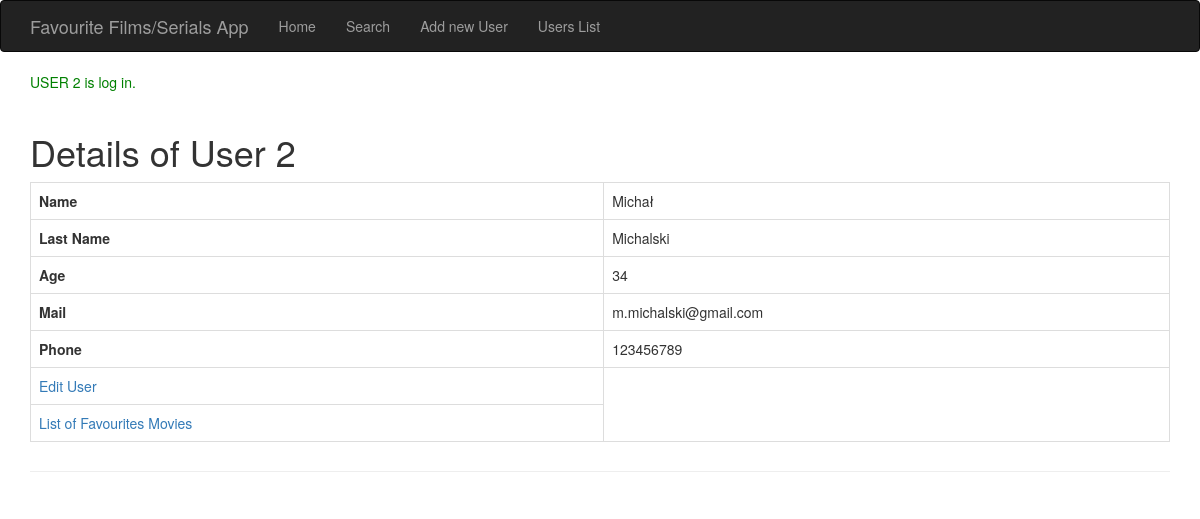
Before: /userdetails?id=2 with the older database file.
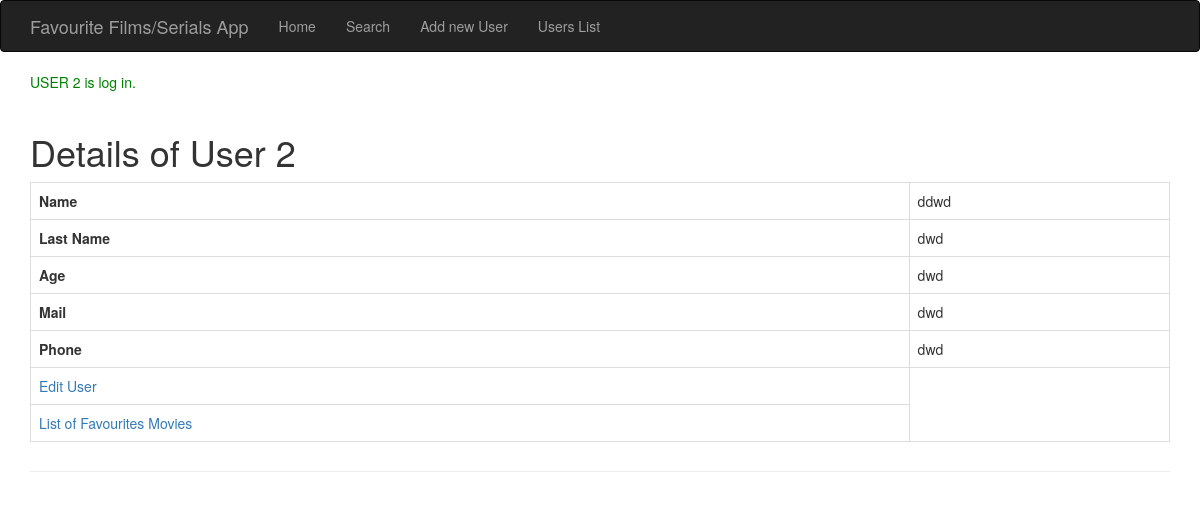
After: the same page with the newer database file.
### models.py (models this page shows, shortened)
class User(db.Model):
    id = db.Column(db.Integer, primary_key=True)
    name = db.Column(db.String)
    last_name = db.Column(db.String)
    age = db.Column(db.String)
    mail = db.Column(db.String)
    phone = db.Column(db.Integer)

### app.py (the view)
@app.route('/userdetails', methods=['GET'])
def show_user_details():
    user_id = request.args.get('id')
    session['user_id'] = user_id
    user_details = db.session.query(models.User).filter_by(id=user_id).first()
    flash(f'USER {user_id} is log in.')
    return render_template('userDetails.html',  user_details=user_details)

### templates/userDetails.html (shortened to what this page needs)
{% extends 'base.html' %}
{% block page_content %}
{% for message in get_flashed_messages() %}
            <p style="color:green">{{ message }}</p>
{% endfor %}
<div class="page-header">
    <h1>Details of User {{ user_details['id'] }}</h1>
        <table class="table table-bordered">
            <tr>
                <th scope="col">Name</th>
                <td>{{ user_details['name'] }}</td>
            </tr>
            <tr>
                <th scope="col">Last Name</th>
                <td>{{ user_details['last_name'] }}</td>
            </tr>
            <tr>
                <th scope="col">Age</th>
                <td>{{ user_details['age'] }}</td>
            </tr>
            <tr>
                <th scope="col">Mail</th>
                <td>{{ user_details['mail'] }}</td>
            </tr>
            <tr>
                <th scope="col">Phone</th>
                <td>{{ user_details['phone'] }}</td>
            </tr>
            <tr>
                <td><a href="/edituser?id={{ user_details['id'] }}">Edit User</a></td>
            </tr>
            <tr>
                <td><a href="/filmslist">List of Favourites Movies</a></td>
            </tr>
        </table>
</div>
{% endblock %}

Changed rows visible on the page:
changed User id 2: name "Michał" → "ddwd"; last_name "Michalski" → "dwd"; age "34" → "dwd"; mail "m.michalski@gmail.com" → "dwd"; phone "123456789" → "dwd"
